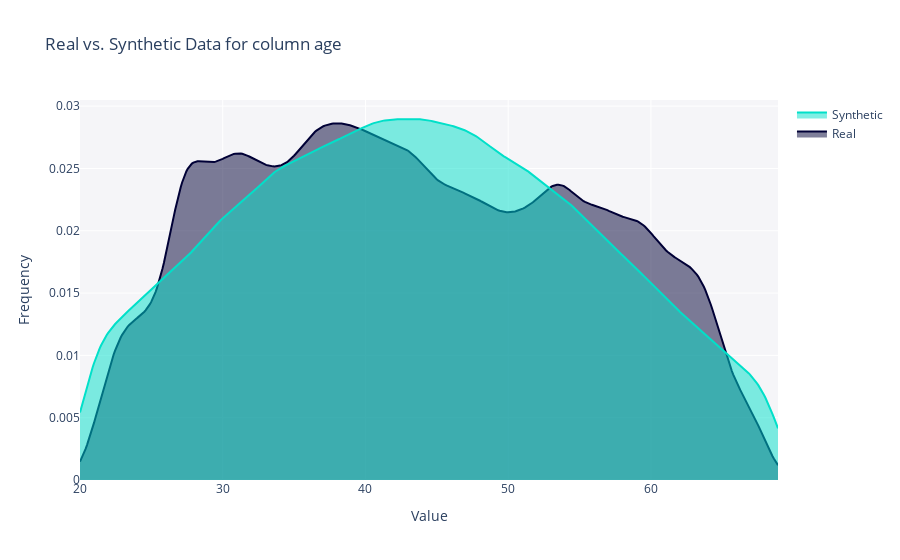

Here is the notebook cell this chart was saved with:
### Markdown cell above
### Distribution comparison

### Code cell
from sdmetrics.reports.utils import get_column_plot

fig = get_column_plot(
    real_data=data,
    synthetic_data=new_data,
    metadata=model.get_metadata().to_dict(),
    column_name='age'
)

fig.show()

### Figure 1 — Plotly figure (JSON) as saved in the notebook; plotly's stock layout.template omitted (floating-point values rounded to 4 significant figures; data arrays with more than 128 entries replaced by an {"elided": "..."} marker saying what was removed)
{"data": [{"fill": "tozeroy", "hovertemplate": "<b>Real</b><br>Value: %{x}<br>Frequency: %{y}<extra></extra>", "legendgroup": "Real", "marker": {"color": "#000036"}, "mode": "lines", "name": "Real", "showlegend": true, "type": "scatter", "x": {"elided": "500 float values"}, "xaxis": "x", "y": {"elided": "500 float values"}, "yaxis": "y"}, {"fill": "tozeroy", "hovertemplate": "<b>Synthetic</b><br>Value: %{x}<br>Frequency: %{y}<extra></extra>", "legendgroup": "Synthetic", "marker": {"color": "#01E0C9"}, "mode": "lines", "name": "Synthetic", "showlegend": true, "type": "scatter", "x": {"elided": "500 float values"}, "xaxis": "x", "y": {"elided": "500 float values"}, "yaxis": "y"}], "layout": {"barmode": "overlay", "hovermode": "closest", "legend": {"traceorder": "reversed"}, "plot_bgcolor": "#F5F5F8", "title": {"text": "Real vs. Synthetic Data for column age"}, "xaxis": {"anchor": "y2", "domain": [0, 1], "title": {"text": "Value"}, "zeroline": false}, "yaxis": {"anchor": "free", "domain": [0, 1], "position": 0, "title": {"text": "Frequency"}}}}
